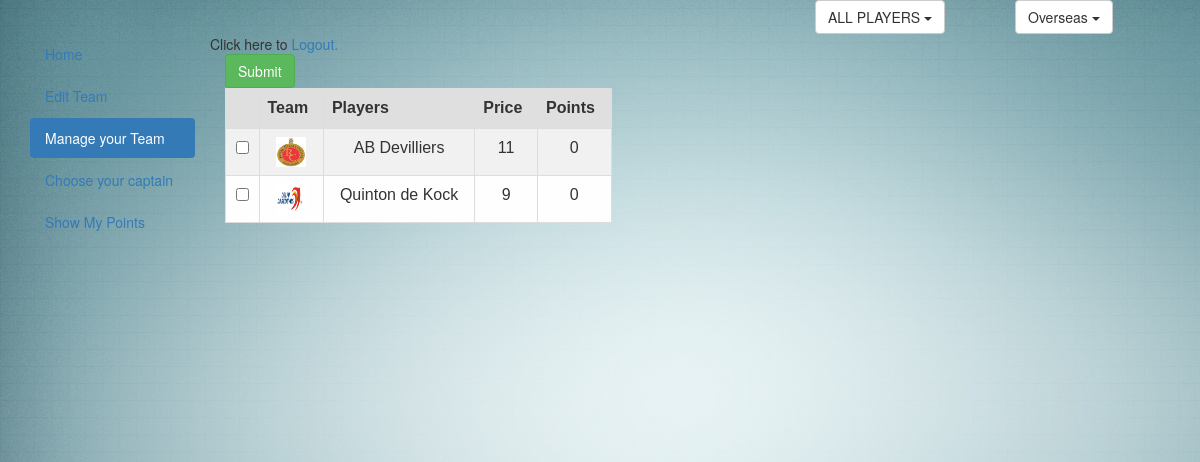
The app's page /Role/wk_overseas.php with its own data.
### tables this page shows
CREATE TABLE IF NOT EXISTS `players` (
  `SNo` int(11) NOT NULL DEFAULT '0',
  `Value` int(11) NOT NULL DEFAULT '0',
  `Name` varchar(35) NOT NULL DEFAULT '',
  `Total_Points` int(11) NOT NULL DEFAULT '0',
  `GD_Points` int(11) NOT NULL DEFAULT '0',
  `Role` int(11) NOT NULL DEFAULT '0',
  `Price` int(11) NOT NULL DEFAULT '0',
  `path` varchar(10) DEFAULT NULL,
  PRIMARY KEY (`Name`)
);

### Role/wk_overseas.php (the view, shortened to what this page needs)
<html>
<head>
		<link rel="stylesheet" href="../js/bootstrap.min.css">
		<link rel="stylesheet" href="../css/tablefornew.css">
	</head>
<body>
<div class="container-fluid">
	<div class="dropdown">
	<div class="row">
	<div class="col-sm-1 col-sm-offset-8">
	<button class="btn btn-default dropdown-toggle" type="button" data-toggle="dropdown" >ALL PLAYERS
	<span class="caret"></span></button>
	</div>
	<div class="col-sm-1 col-sm-offset-1">
	<button class="btn btn-default dropdown-toggle" type="button" data-toggle="dropdown" >Overseas
	<span class="caret"></span></button>
	</div>
	</div>
	</div>
	<div class="col-md-2" id='move'>
		<ul class="nav nav-pills nav-stacked">
		<li ><a href="../manage.php">Home</a></li>
		<li ><a href="../editteam.php">Edit Team</a></li>
		<li class="active"><a href="../players.php">Manage your Team</a></li>
		<li><a href="../choosecaptain.php">Choose your captain</a></li>
		<li><a href="../showpoints.php">Show My Points</a></li>
		</ul>
		</div>
</body>
	Click here to <a href="../logout.php" tite="Logout">Logout.</a>
<?php
$query="SELECT * FROM `players` WHERE `Role`=2 AND `Value`=2";
$rs=mysql_query($query);
		echo "<div class='container'>
				<div class='row'>
					<div class='scrollit'>
					<div class='col-sm-10'>
						<table id='racetimes' >
						<table class='table table-striped table-hover table-bordered ' >
							<form method='POST' action=''>
								<tr>
									<th></th>
									<th>Team</th>
									<th>Players</th>
									<th>Price</th>
									<th>Points</th>
								</tr>";
		while($row=mysql_fetch_array($rs))
			{
				?>
				<tr>
				<td><input type='checkbox' name='check[]' value='<?php echo $row['Name']?>'></td>
			<?php
			echo "<td><img src =".$row['path']." width=\"30px\" height=\"30px\"></img></td>".
				"<td>".$row['Name']."</td>
				<td>".$row['Price'] ."</td>
				<td>".$row['GD_Points']."</td>
				</tr>";
			}
		echo "<input type='submit' id='b1' value='Submit' class='btn btn-success'>
						</table>
					</div>
					</div>
					</div>";
			?>

### css/tablefornew.css (style rules this page uses)
table { width: 640px; }
td, th { border: 1px solid #CCC; }
table { width: 640px; border-collapse: collapse; border-spacing: 0; }
table { color: #333; font-family: Helvetica, Arial, sans-serif; width: 640px; border-collapse: collapse; border-spacing: 0; }
td, th { border: 1px solid #CCC; height: 30px; }
th { background: #F3F3F3; font-weight: bold; }
td { background: #FAFAFA; text-align: center; }
td, th { border: 1px solid transparent; height: 30px; transition: all 0.3s; }
th { background: #DFDFDF; font-weight: bold; }
tr:nth-child(even) td { background: #F1F1F1; }
tr:nth-child(odd) td { background: #FEFEFE; }
.scrollit { overflow:scroll; width:500px; height:380px; }
body { background-image:url('../img/lg.jpg'); }

### records on screen
players: path (picture), Name "AB Devilliers", Price "11", GD_Points "0"
players: path (picture), Name "Quinton de Kock", Price "9", GD_Points "0"
